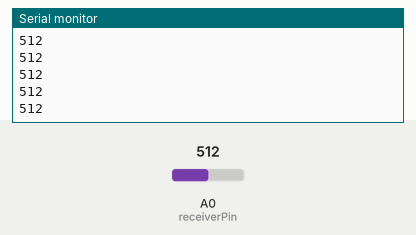
A sketch run on a simulated Arduino Uno, built with avr-gcc and run on an emulated ATmega328P. Parts: the last lines printed to the serial monitor. The test bench sets the inputs (shaded band); at power-on: A0 (receiverPin) = 512.

Above: at 1.2 s.
1.3 s: A0 (receiverPin) set to 716
At 1.56 s:
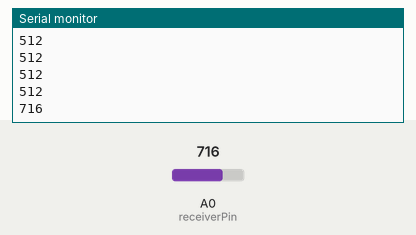
2.8 s: A0 (receiverPin) set to 900
At 2.96 s:
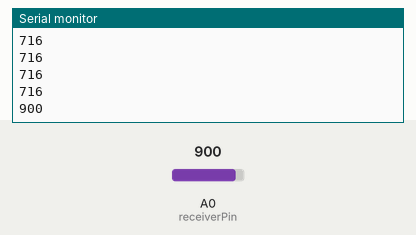
Timing chart, 0 to 5.8 s (numbered marks = the images above; inputs shaded):
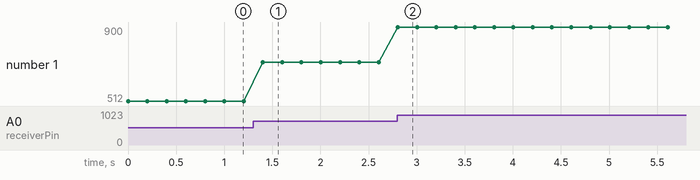

The sketch:

1_1_6.ino
```cpp
int receiverPin = A0;
void setup() {
  Serial.begin(9600);

}

void loop() {
  int receiver = analogRead(receiverPin);
  Serial.println(receiver);
  delay(200);


}
```

Measured:
- after the input at 1.3 s, the serial monitor: prints a new line after 0.10 s (image 1)
- after the input at 2.8 s, the serial monitor: prints a new line at once (image 2)
- plotted number 1: 512 → 716 after the input at 1.3 s, 716 → 900 after the input at 2.8 s
